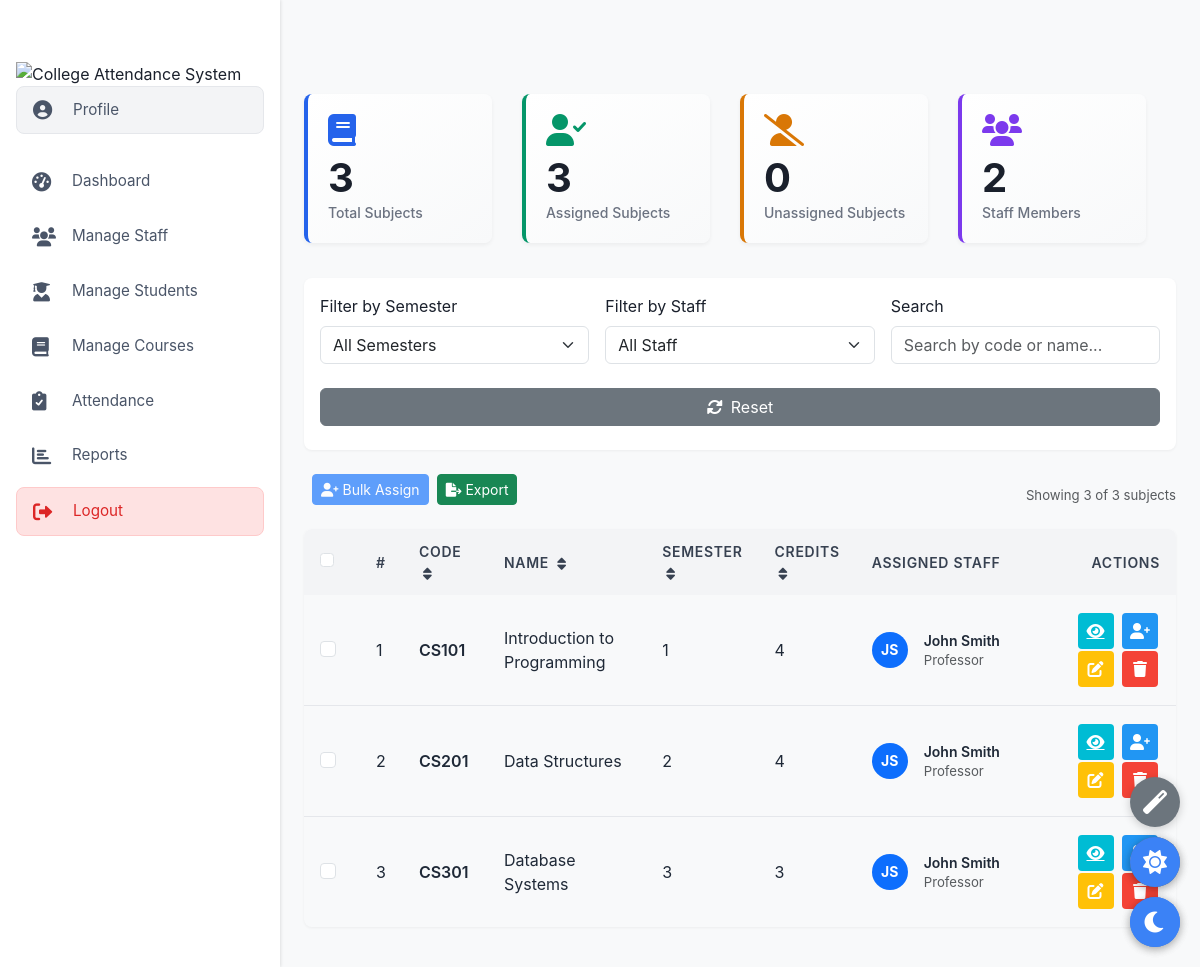
Screenshot of /hod/subjects/ (signed in) with the database file from the repository.
### accounts/models.py (models this page shows, shortened)
class Subject(models.Model):
    code = models.CharField(max_length=20, unique=True)
    name = models.CharField(max_length=200)
    department = models.ForeignKey(Department, on_delete=models.CASCADE)
    semester = models.IntegerField(validators=[MinValueValidator(1), MaxValueValidator(8)])
    credits = models.IntegerField(default=3)
    description = models.TextField(blank=True)
    staff = models.ForeignKey(CustomUser, on_delete=models.SET_NULL, null=True, limit_choices_to={'user_type': 'staff'})
    created_at = models.DateTimeField(auto_now_add=True)

class CustomUser(AbstractUser):
    USER_TYPE_CHOICES = (
        ('student', 'Student'),
        ('staff', 'Staff'),
        ('hod', 'HOD'),
    )
    BLOOD_GROUP_CHOICES = (
        ('A+', 'A Positive'),
        ('A-', 'A Negative'),
        ('B+', 'B Positive'),
        ('B-', 'B Negative'),
        ('O+', 'O Positive'),
        ('O-', 'O Negative'),
        ('AB+', 'AB Positive'),
        ('AB-', 'AB Negative'),
    )
    QUALIFICATION_CHOICES = (
        ('phd', 'Ph.D.'),
        ('masters', "Master's Degree"),
        ('bachelors', "Bachelor's Degree"),
        ('other', 'Other'),
    )
    user_type = models.CharField(max_length=10, choices=USER_TYPE_CHOICES, default='student')
    department = models.ForeignKey(Department, on_delete=models.SET_NULL, null=True, blank=True)
    phone_number = models.CharField(max_length=15, blank=True, null=True)
    profile_picture = models.ImageField(upload_to='profile_pics/', null=True, blank=True)
    date_of_birth = models.DateField(null=True, blank=True)
    address = models.TextField(blank=True, null=True)
    blood_group = models.CharField(max_length=5, blank=True, null=True)
    emergency_contact = models.CharField(max_length=15, blank=True, null=True)
    student_id = models.CharField(max_length=20, blank=True, null=True)
    semester = models.IntegerField(null=True, blank=True)
    section = models.CharField(max_length=10, blank=True, null=True)
    roll_number = models.CharField(max_length=20, blank=True, null=True)
    batch_year = models.IntegerField(null=True, blank=True)
    parent_name = models.CharField(max_length=100, blank=True, null=True)
    parent_phone = models.CharField(max_length=15, blank=True, null=True)
    staff_id = models.CharField(max_length=20, blank=True, null=True)
    designation = models.CharField(max_length=100, blank=True, null=True)
    date_of_joining = models.DateField(null=True, blank=True)
    qualification = models.CharField(max_length=100, blank=True, null=True)
    specialization = models.CharField(max_length=100, blank=True, null=True)
    office_location = models.CharField(max_length=100, blank=True, null=True)
    is_department_head = models.BooleanField(default=False)
    department_managed = models.ForeignKey(Department, on_delete=models.SET_NULL, null=True, blank=True, related_name='department_head')
    bio = models.TextField(blank=True, null=True)
    skills = models.TextField(blank=True, null=True, help_text="Comma-separated list of skills")
    def get_full_name(self):
        return f"{self.first_name} {self.last_name}"

### accounts/views_hod.py (the view, shortened to what this page needs)
# urls.py: path('hod/subjects/', views_hod.manage_subjects, name='hod_manage_subjects'),
@login_required
@user_passes_test(is_hod)
def manage_subjects(request):
    department = request.user.department_managed
    subjects = Subject.objects.filter(department=department)
    staff_members = CustomUser.objects.filter(
        department=department,
        user_type='staff'
    )
    context = {
        'subjects': subjects,
        'staff_members': staff_members,
        'assigned_count': subjects.exclude(staff=None).count(),
        'unassigned_count': subjects.filter(staff=None).count(),
    }
    return render(request, 'accounts/hod/manage_subjects.html', context)

### accounts/views_hod.py (called while the page is built)
def is_hod(user):
    return user.is_authenticated and user.user_type == 'hod' and user.is_department_head

### accounts/templates/accounts/hod/manage_subjects.html (shortened to what this page needs)
{% extends 'accounts/hod/hod_base.html' %}
{% load static %}
{% block hod_content %}
  <div class="row mb-4">
    <div class="col-md-3 col-sm-6 mb-3">
      <div class="stat-card blue">
        <div class="stat-icon">
          <i class="fas fa-book" style="color: #2563eb;"></i>
        </div>
        <div class="stat-value">{{ subjects|length }}</div>
        <div class="stat-label">Total Subjects</div>
      </div>
    </div>
    <div class="col-md-3 col-sm-6 mb-3">
      <div class="stat-card green">
        <div class="stat-icon">
          <i class="fas fa-user-check" style="color: #059669;"></i>
        </div>
        <div class="stat-value">{{ assigned_count }}</div>
        <div class="stat-label">Assigned Subjects</div>
      </div>
    </div>
    <div class="col-md-3 col-sm-6 mb-3">
      <div class="stat-card yellow">
        <div class="stat-icon">
          <i class="fas fa-user-slash" style="color: #d97706;"></i>
        </div>
        <div class="stat-value">{{ unassigned_count }}</div>
        <div class="stat-label">Unassigned Subjects</div>
      </div>
    </div>
    <div class="col-md-3 col-sm-6 mb-3">
      <div class="stat-card purple">
        <div class="stat-icon">
          <i class="fas fa-users" style="color: #7c3aed;"></i>
        </div>
        <div class="stat-value">{{ staff_members|length }}</div>
        <div class="stat-label">Staff Members</div>
      </div>
    </div>
  </div>
  <div class="filter-section mb-4">
    <div class="filter-item">
      <label for="semesterFilter" class="form-label">Filter by Semester</label>
      <select id="semesterFilter" class="form-select">
        <option value="all">All Semesters</option>
      </select>
    </div>
    <div class="filter-item">
      <label for="staffFilter" class="form-label">Filter by Staff</label>
      <select id="staffFilter" class="form-select">
        <option value="all">All Staff</option>
      </select>
    </div>
    <div class="filter-item">
      <label for="searchSubject" class="form-label">Search</label>
      <input type="text" id="searchSubject" class="form-control" placeholder="Search by code or name...">
    </div>
    <div class="filter-item d-flex align-items-end">
      <button id="resetFilters" class="btn btn-secondary w-100">
        <i class="fas fa-sync-alt me-2"></i> Reset
      </button>
    </div>
  </div>
  <div class="d-flex justify-content-between align-items-center mb-3">
    <div class="d-flex gap-2 align-items-center">
      <button id="bulkAssignBtn" class="btn btn-primary btn-sm" disabled data-bs-toggle="modal" data-bs-target="#bulkAssignModal">
        <i class="fas fa-user-plus me-1"></i> Bulk Assign
      </button>
      <button id="exportBtn" class="btn btn-success btn-sm">
        <i class="fas fa-file-export me-1"></i> Export
      </button>
    </div>
    <div>
      <span id="totalShowing" class="text-muted small"></span>
    </div>
  </div>
  <div class="table-container">
    <table class="hod-table" id="subjectsTable">
      <thead>
        <tr>
          <th width="3%">
            <div class="form-check">
              <input class="form-check-input" type="checkbox" id="selectAll">
            </div>
          </th>
          <th width="5%">#</th>
          <th width="10%" class="sortable" data-sort="code">Code <i class="fas fa-sort ms-1"></i></th>
          <th width="20%" class="sortable" data-sort="name">Name <i class="fas fa-sort ms-1"></i></th>
          <th width="10%" class="sortable" data-sort="semester">Semester <i class="fas fa-sort ms-1"></i></th>
          <th width="7%" class="sortable" data-sort="credits">Credits <i class="fas fa-sort ms-1"></i></th>
          <th width="25%">Assigned Staff</th>
          <th width="20%" class="text-end">Actions</th>
        </tr>
      </thead>
      <tbody>
        {% for subject in subjects %}
        <tr data-id="{{ subject.id }}" data-semester="{{ subject.semester }}" data-staff="{{ subject.staff.id|default:'unassigned' }}">
          <td>
            <div class="form-check">
              <input class="form-check-input subject-checkbox" type="checkbox" value="{{ subject.id }}">
            </div>
          </td>
          <td>{{ forloop.counter }}</td>
          <td><span class="fw-semibold">{{ subject.code }}</span></td>
          <td>{{ subject.name }}</td>
          <td>{{ subject.semester }}</td>
          <td>{{ subject.credits }}</td>
          <td>
            {% if subject.staff %}
            <div class="d-flex align-items-center">
              <div class="avatar-circle bg-primary me-2">
                {{ subject.staff.first_name|slice:":1" }}{{ subject.staff.last_name|slice:":1" }}
              </div>
              <div>
                <div class="fw-semibold small">{{ subject.staff.get_full_name }}</div>
                <div class="text-muted small">{{ subject.staff.designation }}</div>
              </div>
            </div>
            {% else %}
            <span class="badge bg-warning text-dark">Not Assigned</span>
            {% endif %}
          </td>
          <td class="text-end">
            <a href="{% url 'hod_view_subject_details' subject.id %}" class="action-btn action-btn-view">
              <i class="fas fa-eye"></i>
            </a>
            <button class="action-btn action-btn-assign" data-bs-toggle="modal" data-bs-target="#assignStaffModal{{ subject.id }}">
              <i class="fas fa-user-plus"></i>
            </button>
            <button class="action-btn action-btn-edit edit-subject-btn" data-id="{{ subject.id }}"
                  data-code="{{ subject.code }}" data-name="{{ subject.name }}"
                  data-semester="{{ subject.semester }}" data-credits="{{ subject.credits }}"
                  data-description="{{ subject.description }}">
              <i class="fas fa-edit"></i>
            </button>
            <button class="action-btn action-btn-delete delete-subject-btn" data-id="{{ subject.id }}" data-name="{{ subject.name }}">
              <i class="fas fa-trash"></i>
            </button>
          </td>
        </tr>
        {% endfor %}
      </tbody>
    </table>
  </div>
{% endblock %}

### static/css/shared.css (style rules this page uses)
body { background-color: #f8f9fa; }

### static/css/custom.css (style rules this page uses)
body { margin: 0; padding-top: 60px !important; transition: background-color 0.3s ease, color 0.3s ease; overflow-x: hidden; }
html, body { width: 100% !important; max-width: 100% !important; overflow-x: hidden !important; }
.row { display: flex; flex-wrap: wrap; width: 100%; margin-left: -15px; margin-right: -15px; margin-bottom: 15px !important; }
.row > [class*="col-"] { padding-left: 15px; padding-right: 15px; margin-bottom: 20px !important; display: flex; flex-direction: column; }
td [class*="btn"] { flex-shrink: 0; margin: 2px; white-space: nowrap; }
.d-flex { flex-wrap: wrap; gap: 8px; }
.dashboard-card, .list-card, .stat-card { overflow: hidden; width: 100%; }
.row > [class*="col-"] { margin-bottom: 15px; }
.d-flex { flex-wrap: wrap; }
img, svg, i { max-width: 100% !important; vertical-align: middle !important; }
.form-control, .form-select, .btn { margin-bottom: 0.5rem !important; }
.btn { white-space: nowrap !important; }
* + * { margin-top: 0 !important; }
.avatar-circle { width: 36px; height: 36px; border-radius: 50%; display: inline-flex; align-items: center; justify-content: center; color: white; font-weight: bold; font-size: 14px; background-color: #2563eb; }
.stat-card { background: linear-gradient(145deg, #ffffff, #f8f9fa); border-radius: 8px; padding: 1.25rem; box-shadow: 0 2px 4px rgba(0,0,0,0.05); transition: all 0.3s; border-left: 4px solid #6c757d; height: 100%; }
.stat-card.blue { border-left-color: #2563eb; }
.stat-card.green { border-left-color: #059669; }
.stat-card.yellow { border-left-color: #d97706; }
.stat-card.purple { border-left-color: #7c3aed; }
.btn { white-space: nowrap; display: inline-flex; align-items: center; justify-content: center; }
.text-muted.small { font-size: 0.825rem; line-height: 1.4; }
i.fas, i.far, i.fab { display: inline-flex; }
body { padding-top: 60px !important; }

### templates/base.html (style rules this page uses)
* { margin: 0; padding: 0; box-sizing: border-box; }
body { font-family: -apple-system, BlinkMacSystemFont, "Segoe UI", Roboto, "Helvetica Neue", Arial, sans-serif; background-color: #f8f9fa; color: #1a202c; line-height: 1.5; min-height: 100vh; padding-top: 0; overflow-x: hidden; }

### accounts/templates/accounts/hod/hod_base.html (style rules this page uses)
.stat-card { background: linear-gradient(145deg, #ffffff, #f8f9fa); border-radius: 8px; padding: 1.25rem; box-shadow: 0 2px 4px rgba(0,0,0,0.05); transition: all 0.3s; border-left: 4px solid #6c757d; height: 100%; }
.stat-card.blue { border-left-color: #2563eb; }
.stat-card.green { border-left-color: #059669; }
.stat-card.yellow { border-left-color: #d97706; }
.stat-card.purple { border-left-color: #7c3aed; }
.stat-icon { font-size: 2rem; margin-bottom: 0.75rem; display: flex; align-items: center; }
.stat-value { font-size: 2.5rem; font-weight: 700; margin-bottom: 0.25rem; line-height: 1; }
.stat-label { font-size: 0.875rem; color: #6b7280; font-weight: 500; }
.table-container { overflow-x: auto; margin: 1rem 0; box-shadow: 0 1px 3px rgba(0,0,0,0.05); border-radius: 8px; }
.hod-table { width: 100%; border-collapse: separate; border-spacing: 0; }
.hod-table th { background-color: #f3f4f6; padding: 0.75rem 1rem; font-weight: 600; text-align: left; color: #374151; font-size: 0.875rem; text-transform: uppercase; letter-spacing: 0.05em; }
.hod-table th:first-child { border-top-left-radius: 8px; }
.hod-table th:last-child { border-top-right-radius: 8px; }
.hod-table td { padding: 1rem; border-bottom: 1px solid #e5e7eb; color: #1f2937; }
.hod-table tr:last-child td { border-bottom: none; }
.action-btn { width: 36px; height: 36px; padding: 0; display: inline-flex; align-items: center; justify-content: center; border: none; border-radius: 4px; margin: 0 2px; color: white; }
.action-btn-view { background-color: #00BCD4; }
.action-btn-edit { background-color: #FFC107; }
.action-btn-delete { background-color: #F44336; }
.action-btn-assign { background-color: #2196F3; }
.filter-section { display: flex; flex-wrap: wrap; gap: 1rem; margin-bottom: 1.5rem; padding: 1rem; background-color: white; border-radius: 8px; box-shadow: 0 1px 3px rgba(0,0,0,0.05); }
.filter-item { flex: 1; min-width: 200px; }

### rows the page displays
Subject: code "CS101", name "Introduction to Programming", semester "1", credits "4", staff.first_name "J", staff.last_name "S", staff.get_full_name "John Smith", staff.designation "Professor"
Subject: code "CS201", name "Data Structures", semester "2", credits "4", staff.first_name "J", staff.last_name "S", staff.get_full_name "John Smith", staff.designation "Professor"
Subject: code "CS301", name "Database Systems", semester "3", credits "3", staff.first_name "J", staff.last_name "S", staff.get_full_name "John Smith", staff.designation "Professor"

### other values shown
{{ subjects|length }} "3"
{{ assigned_count }} "3"
{{ unassigned_count }} "0"
{{ staff_members|length }} "2"
